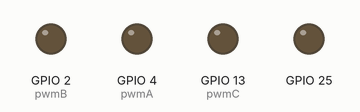
The program below on a simulated ESP32. On the bench: output pins drawn as LEDs (lit = HIGH). What the program prints to the serial monitor is not drawn.

Above: at 0.1 s.
At 3.15 s:
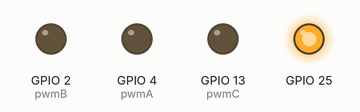
At 4.2 s:
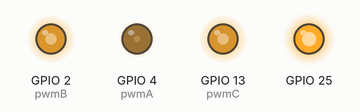
Timing chart, 0 to 5.7 s (numbered marks = the images above):
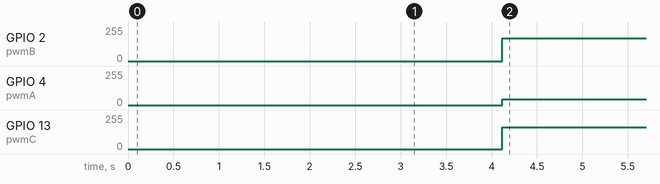

Measured:
- by itself, GPIO 2 (pwmB): 0/255 → 172/255 at 4.1 s
- by itself, GPIO 4 (pwmA): 0/255 → 42/255 at 4.1 s
- by itself, GPIO 13 (pwmC): 0/255 → 165/255 at 4.1 s

The program:

main.cpp
```cpp
#include<arduino.h>

int pwmA = 4;
int pwmB = 2;
int pwmC = 13;

//初始变量及函数定义
#define _constrain(amt,low,high) ((amt)<(low)?(low):((amt)>(high)?(high):(amt)))
//宏定义实现的一个约束函数,用于限制一个值的范围。
//具体来说，该宏定义的名称为 _constrain，接受三个参数 amt、low 和 high，分别表示要限制的值、最小值和最大值。该宏定义的实现使用了三元运算符，根据 amt 是否小于 low 或大于 high，返回其中的最大或最小值，或者返回原值。
//换句话说，如果 amt 小于 low，则返回 low；如果 amt 大于 high，则返回 high；否则返回 amt。这样，_constrain(amt, low, high) 就会将 amt 约束在 [low, high] 的范围内。
float voltage_power_supply=12.6;
float shaft_angle=0,open_loop_timestamp=0;
float zero_electric_angle=0,Ualpha,Ubeta=0,Ua=0,Ub=0,Uc=0,dc_a=0,dc_b=0,dc_c=0;


void setup() {
  // put your setup code here, to run once:
  Serial.begin(115200);
  //PWM设置
  pinMode(pwmA, OUTPUT);
  pinMode(pwmB, OUTPUT);
  pinMode(pwmC, OUTPUT);
  ledcAttachPin(pwmA, 0);
  ledcAttachPin(pwmB, 1);
  ledcAttachPin(pwmC, 2);
  ledcSetup(0, 30000, 8);  //pwm频道, 频率, 精度
  ledcSetup(1, 30000, 8);  //pwm频道, 频率, 精度
  ledcSetup(2, 30000, 8);  //pwm频道, 频率, 精度
  Serial.println("完成PWM初始化设置");
  delay(3000);
  pinMode(25, OUTPUT);     //使能引脚设置高电平
}

// 电角度求解
float _electricalAngle(float shaft_angle, int pole_pairs) {
  return (shaft_angle * pole_pairs);
}

// 归一化角度到 [0,2PI]
float _normalizeAngle(float angle){
  float a = fmod(angle, 2*PI);   //取余运算可以用于归一化，列出特殊值例子算便知
  return a >= 0 ? a : (a + 2*PI);
  //三目运算符。格式：condition ? expr1 : expr2
  //其中，condition 是要求值的条件表达式，如果条件成立，则返回 expr1 的值，否则返回 expr2 的值。可以将三目运算符视为 if-else 语句的简化形式。
  //fmod 函数的余数的符号与除数相同。因此，当 angle 的值为负数时，余数的符号将与 _2PI 的符号相反。也就是说，如果 angle 的值小于 0 且 _2PI 的值为正数，则 fmod(angle, _2PI) 的余数将为负数。
  //例如，当 angle 的值为 -PI/2，_2PI 的值为 2PI 时，fmod(angle, _2PI) 将返回一个负数。在这种情况下，可以通过将负数的余数加上 _2PI 来将角度归一化到 [0, 2PI] 的范围内，以确保角度的值始终为正数。
}


// 设置PWM到控制器输出
void setPwm(float Ua, float Ub, float Uc) {

  // 计算占空比
  // 限制占空比从0到1
  dc_a = _constrain(Ua / voltage_power_supply, 0.0f , 1.0f );
  dc_b = _constrain(Ub / voltage_power_supply, 0.0f , 1.0f );
  dc_c = _constrain(Uc / voltage_power_supply, 0.0f , 1.0f );

  //写入PWM到PWM 0 1 2 通道
  ledcWrite(0, dc_a*255);
  ledcWrite(1, dc_b*255);
  ledcWrite(2, dc_c*255);
}

void setPhaseVoltage(float Uq,float Ud, float angle_el) {
  angle_el = _normalizeAngle(angle_el + zero_electric_angle);
  // 帕克逆变换
  Ualpha =  -Uq*sin(angle_el);
  Ubeta =   Uq*cos(angle_el);

  // 克拉克逆变换
  Ua = Ualpha + voltage_power_supply/2;
  Ub = (sqrt(3)*Ubeta-Ualpha)/2 + voltage_power_supply/2;
  Uc = (-Ualpha-sqrt(3)*Ubeta)/2 + voltage_power_supply/2;
  setPwm(Ua,Ub,Uc);
}


//开环速度函数
float velocityOpenloop(float target_velocity){
  unsigned long now_us = micros();  //获取从开启芯片以来的微秒数，它的精度是 4 微秒。 micros() 返回的是一个无符号长整型（unsigned long）的值

  //计算当前每个Loop的运行时间间隔
  float Ts = (now_us - open_loop_timestamp) * 1e-6f;

  //由于 micros() 函数返回的时间戳会在大约 70 分钟之后重新开始计数，在由70分钟跳变到0时，TS会出现异常，因此需要进行修正。如果时间间隔小于等于零或大于 0.5 秒，则将其设置为一个较小的默认值，即 1e-3f
  if(Ts <= 0 || Ts > 0.5f) Ts = 1e-3f;


  // 通过乘以时间间隔和目标速度来计算需要转动的机械角度，存储在 shaft_angle 变量中。在此之前，还需要对轴角度进行归一化，以确保其值在 0 到 2π 之间。
  shaft_angle = _normalizeAngle(shaft_angle + target_velocity*Ts);
  //以目标速度为 10 rad/s 为例，如果时间间隔是 1 秒，则在每个循环中需要增加 10 * 1 = 10 弧度的角度变化量，才能使电机转动到目标速度。
  //如果时间间隔是 0.1 秒，那么在每个循环中需要增加的角度变化量就是 10 * 0.1 = 1 弧度，才能实现相同的目标速度。因此，电机轴的转动角度取决于目标速度和时间间隔的乘积。

  // 使用早前设置的voltage_power_supply的1/3作为Uq值，这个值会直接影响输出力矩
  // 最大只能设置为Uq = voltage_power_supply/2，否则ua,ub,uc会超出供电电压限幅
  float Uq = voltage_power_supply/3;

  setPhaseVoltage(Uq,  0, _electricalAngle(shaft_angle, 7));

  open_loop_timestamp = now_us;  //用于计算下一个时间间隔

  return Uq;
}

int sign=1;
int cout=0;
void loop() {
  digitalWrite(25, HIGH);
  if(cout < 20000){
    velocityOpenloop(5);
    cout++;
  }
}
```
